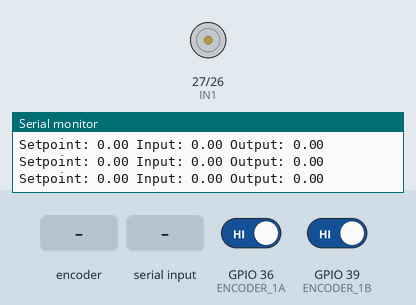
Recording of a sketch running on a simulated ESP32. Parts: motor-driver pin pairs drawn as motors (green arrow = first pin HIGH = forward, orange = second pin HIGH = backward, longer = more drive, scaled by the enable pin), the last lines printed to the serial monitor. The test bench sets the inputs (shaded band); at power-on: GPIO 36 (ENCODER_1A) HIGH, GPIO 39 (ENCODER_1B) HIGH.

Above: at 1.2 s.
1.3 s: rotary encoder on GPIO 36 (ENCODER_1A) / GPIO 39 (ENCODER_1B) turned 1 step (first pin leading)
At 2.1 s:
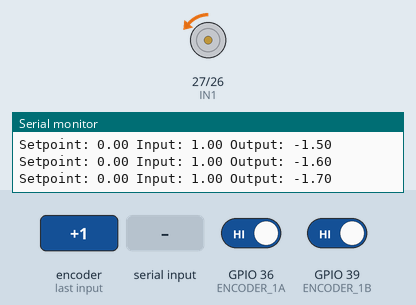
4.5 s: "90,45\n" received over Serial
At 5.4 s:
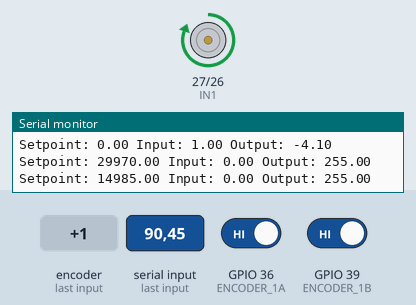
Timing chart, 0 to 7.5 s (numbered marks = the images above; inputs shaded):
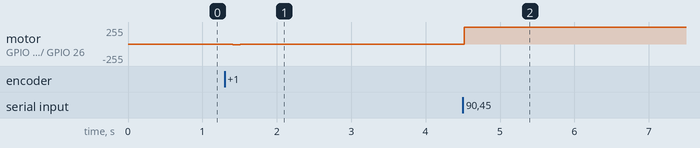

The sketch:

PID.ino
```cpp
#include <PID_v1_bc.h>

// #include <PID_v1.h>

// Định nghĩa các chân cho L298
#define ENA 14
#define IN1 27
#define IN2 26
#define ENB 32
#define IN3 25
#define IN4 33

// Định nghĩa các chân cho encoder
#define ENCODER_1A 36
#define ENCODER_1B 39

#define ENCODER_2A 34 // Pin for Encoder A
#define ENCODER_2B 35 // Pin for Encoder B

// Số xung trên mỗi vòng quay
#define PULSES_PER_REVOLUTION 333

// Biến toàn cục
volatile long encoderCount = 0;

// Tham số PID
double setPoint = 0; // Số vòng quay mong muốn
double input = 0; // Số vòng quay hiện tại
double output = 0; // Đầu ra PID

// PID settings (Kp, Ki, Kd)
double Kp = 1.0, Ki = 1.0, Kd = 1.0;

PID myPID(&input, &output, &setPoint, Kp, Ki, Kd, DIRECT);

// ISR cho encoder
void encoderISR() {
  // Reading the current state of encoder A and B
  int A = digitalRead(ENCODER_1A);
  int B = digitalRead(ENCODER_1B);

  // If the state of A changed, it means the encoder has been rotated
  if ((A == HIGH) != (B == LOW)) {
    encoderCount--;
  } else {
    encoderCount++;;
  }

}

void setup() {
  Serial.begin(115200);

  pinMode(ENCODER_1A, INPUT_PULLUP);
  attachInterrupt(digitalPinToInterrupt(ENCODER_1A), encoderISR, RISING);

  pinMode(IN1, OUTPUT);
  pinMode(IN2, OUTPUT);
  pinMode(ENA, OUTPUT);

  myPID.SetMode(AUTOMATIC);
  myPID.SetOutputLimits(-255, 255);
}

void loop() {
  if (Serial.available() > 0) {
    // Đọc số vòng quay mong muốn từ Serial
    setPoint = Serial.parseFloat() * PULSES_PER_REVOLUTION;
    encoderCount = 0; // Reset encoder count khi có yêu cầu mới
  }

  input = encoderCount; // Cập nhật số xung hiện tại vào biến input của PID

  myPID.Compute(); // Thực hiện tính toán PID

  // Điều khiển động cơ dựa trên đầu ra PID
  analogWrite(ENA, abs(output));
  digitalWrite(IN1, output > 0 ? HIGH : LOW);
  digitalWrite(IN2, output < 0 ? HIGH : LOW);

  // Thông tin cho debugging
  Serial.print("Setpoint: ");
  Serial.print(setPoint);
  Serial.print(" Input: ");
  Serial.print(input);
  Serial.print(" Output: ");
  Serial.println(output);

  delay(100);
}
```

Measured:
- after the input at 1.3 s, motor on GPIO 27 (IN1) / GPIO 26 (IN2): stopped → backward 11/255 after 0.11 s, → backward 1/255 0.10 s later, → backward 2/255 0.80 s later, → backward 3/255 1.0 s later, … (5 changes in this stretch)
